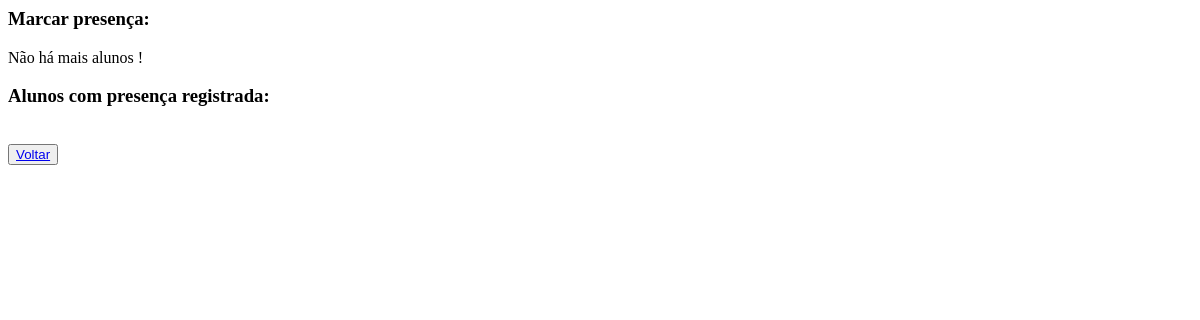
The app's page /Crud/crud_frequencia/chamada.php?id_encontro=15, older data.
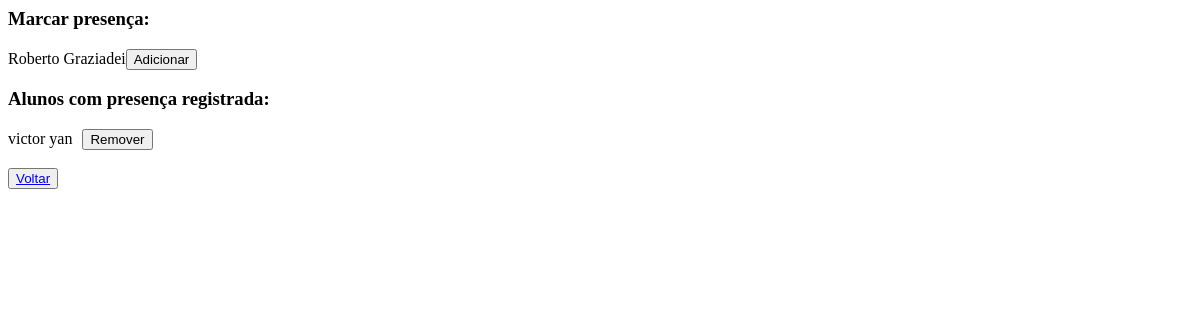
The same page, newer data.
### tables this page shows
CREATE TABLE IF NOT EXISTS `usuario` (
  `id_usuario` int NOT NULL AUTO_INCREMENT,
  `nome` varchar(255) DEFAULT NULL,
  `email` varchar(255) DEFAULT NULL,
  `senha` varchar(255) DEFAULT NULL,
  `usuario_tipo` int NOT NULL,
  PRIMARY KEY (`id_usuario`)
);

### Crud/crud_frequencia/chamada.php (the view, shortened to what this page needs)
<?php
$conexao = conectar();
$id_encontro = $_GET['id_encontro'];
$sqlEncontro = "SELECT * FROM encontro WHERE id_encontro = $id_encontro";
$resultadoEncontro = mysqli_query($conexao, $sqlEncontro);
$dadosEncontro = mysqli_fetch_assoc($resultadoEncontro);
$sqlAlunos = "SELECT usuario.id_usuario, usuario.nome
              FROM usuario
              INNER JOIN usuario_projeto
              ON usuario_projeto.fk_usuario_id_usuario = usuario.id_usuario
              WHERE usuario_projeto.fk_projeto_id_projeto = " . $dadosEncontro["fk_id_projeto"] . "
              AND usuario.id_usuario NOT IN (
                  SELECT fk_usuario_id_usuario
                  FROM frequencia
                  WHERE fk_id_encontro = $id_encontro
              )";
$resultadoAlunos = mysqli_query($conexao, $sqlAlunos);
echo '<h3> Marcar presença:</h3>';
if (mysqli_num_rows($resultadoAlunos) > 0) {
    while ($aluno = mysqli_fetch_assoc($resultadoAlunos)) {
        echo '<div>';
        echo '<span>' . htmlspecialchars($aluno['nome']) . '</span>';
        echo '<form method="POST" action="./chamada?id_encontro=' . $id_encontro . '" style="display: inline;">';
        echo '<button type="submit" name="marcar_presenca">Adicionar</button>';
        echo '</form>';
        echo '</div>';
    }
} else {
    echo '<p>Não há mais alunos !</p>';
}
$sql = "SELECT usuario.id_usuario, usuario.nome
        FROM usuario
        INNER JOIN frequencia
        ON frequencia.fk_usuario_id_usuario = usuario.id_usuario
        WHERE fk_id_encontro = $id_encontro";
$resultado = mysqli_query($conexao, $sql);
echo '<h3>Alunos com presença registrada:</h3>';
while ($dados = mysqli_fetch_assoc($resultado)) {
    echo '<div>';
    echo '<span>' . htmlspecialchars($dados['nome']) . '</span>';
    echo '<a href="./chamada?id_usuario=' . $dados['id_usuario'] . '&excluir=1&id_encontro=' . $id_encontro . '" style="margin-left: 10px;">';
    echo '<button type="button">Remover</button>';
    echo '</a>';
    echo '</div>';
}
echo '<br><button><a href="../crud_encontro/listar.php?id_projeto=' . $dadosEncontro['fk_id_projeto'] . '">Voltar</a></button>';
?>

Row changes from the older to the newer data that the page shows:
now on this page (row unchanged): usuario: nome "Roberto Graziadei", shown under "Marcar presença:"
added usuario: nome "victor yan", shown under "Alunos com presença registrada:"
Text that changed along with them:
text no longer shown: "Não há mais alunos !"
